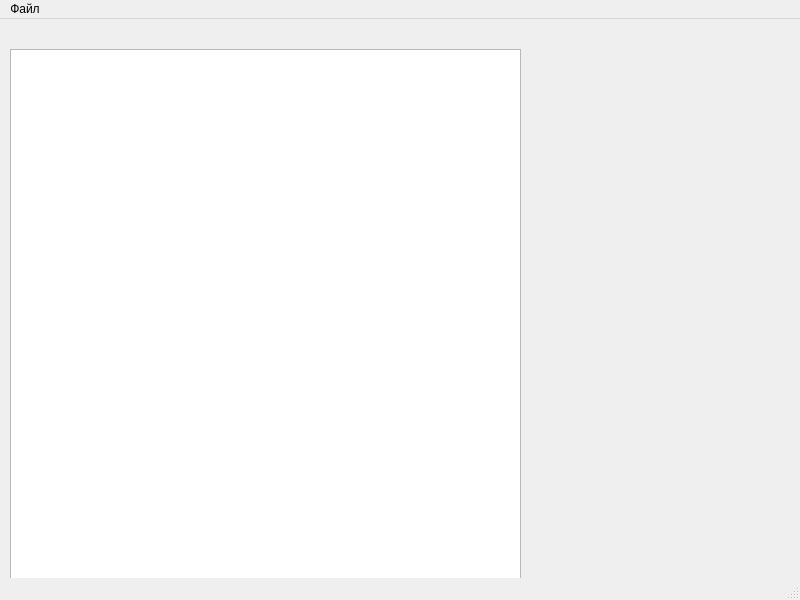
<?xml version="1.0" encoding="UTF-8"?>
<ui version="4.0">
 <class>MainWindow</class>
 <widget class="QMainWindow" name="MainWindow">
  <property name="geometry">
   <rect>
    <x>0</x>
    <y>0</y>
    <width>800</width>
    <height>600</height>
   </rect>
  </property>
  <property name="windowTitle">
   <string>MainWindow</string>
  </property>
  <widget class="QWidget" name="centralwidget">
   <widget class="QTableView" name="tableView">
    <property name="geometry">
     <rect>
      <x>10</x>
      <y>30</y>
      <width>511</width>
      <height>531</height>
     </rect>
    </property>
   </widget>
  </widget>
  <widget class="QMenuBar" name="menubar">
   <property name="geometry">
    <rect>
     <x>0</x>
     <y>0</y>
     <width>800</width>
     <height>22</height>
    </rect>
   </property>
   <widget class="QMenu" name="menu">
    <property name="geometry">
     <rect>
      <x>339</x>
      <y>102</y>
      <width>191</width>
      <height>72</height>
     </rect>
    </property>
    <property name="title">
     <string>Файл</string>
    </property>
    <addaction name="actionconnect"/>
   </widget>
   <addaction name="menu"/>
  </widget>
  <widget class="QStatusBar" name="statusbar"/>
  <action name="actionconnect">
   <property name="icon">
    <iconset theme="address-book-new">
     <normaloff>.</normaloff>.</iconset>
   </property>
   <property name="text">
    <string>connect</string>
   </property>
   <property name="toolTip">
    <string>Подключение к БД</string>
   </property>
  </action>
 </widget>
 <resources/>
 <connections/>
</ui>
